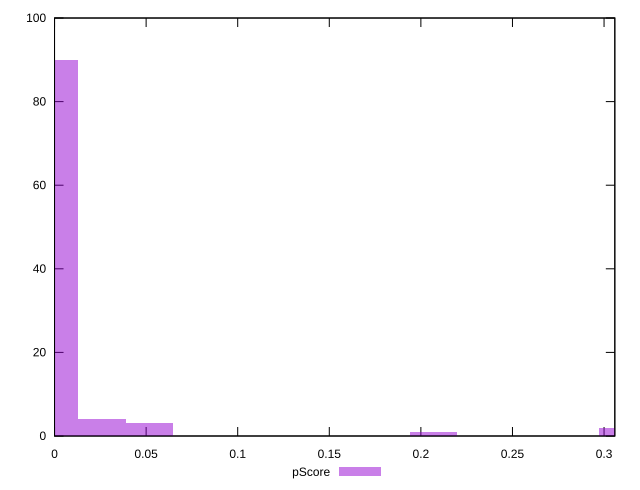

Source code (gnuplot):
reset

$pScore <<EOF
0 90
0.025842121544553166 4
0.05168424308910633 3
0.310105458534638 2
0.20673697235642532 1
EOF

set key outside below
set boxwidth 0.025842121544553166
set xrange [0:0.3058823529411765]
set yrange [0:100]
set trange [0:100]
set style fill transparent solid 0.5 noborder
set terminal svg size 640, 490 enhanced background rgb 'white'
set output "reports/report_00028_2021-02-24T12-49-42.674Z/uses-text-compression/samples/music/pScore/histogram.svg"

plot $pScore title "pScore" with boxes

reset
